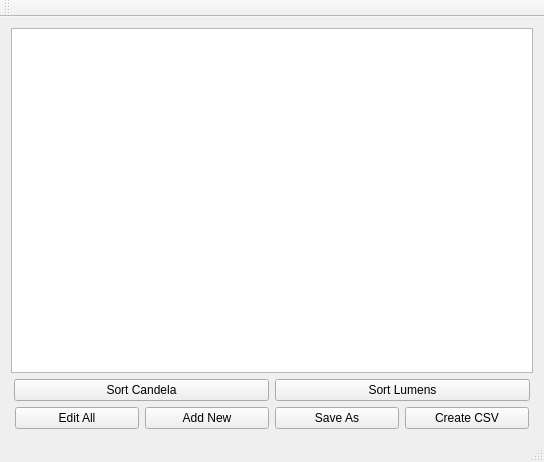
<?xml version="1.0" encoding="UTF-8"?>
<ui version="4.0">
 <class>MainWindow</class>
 <widget class="QMainWindow" name="MainWindow">
  <property name="enabled">
   <bool>true</bool>
  </property>
  <property name="geometry">
   <rect>
    <x>0</x>
    <y>0</y>
    <width>544</width>
    <height>462</height>
   </rect>
  </property>
  <property name="sizePolicy">
   <sizepolicy hsizetype="Preferred" vsizetype="Ignored">
    <horstretch>0</horstretch>
    <verstretch>0</verstretch>
   </sizepolicy>
  </property>
  <property name="maximumSize">
   <size>
    <width>16777215</width>
    <height>16777215</height>
   </size>
  </property>
  <property name="windowTitle">
   <string>Display All Fixtures</string>
  </property>
  <property name="windowIcon">
   <iconset resource="images.qrc">
    <normaloff>:/New folder/ColorSource-PAR_72.jpg</normaloff>:/New folder/ColorSource-PAR_72.jpg</iconset>
  </property>
  <widget class="QWidget" name="centralWidget">
   <property name="enabled">
    <bool>true</bool>
   </property>
   <property name="sizePolicy">
    <sizepolicy hsizetype="Expanding" vsizetype="Expanding">
     <horstretch>0</horstretch>
     <verstretch>26</verstretch>
    </sizepolicy>
   </property>
   <property name="maximumSize">
    <size>
     <width>16777215</width>
     <height>1024</height>
    </size>
   </property>
   <layout class="QVBoxLayout" name="verticalLayout">
    <item>
     <widget class="QTableWidget" name="tableWidget">
      <property name="sizePolicy">
       <sizepolicy hsizetype="MinimumExpanding" vsizetype="MinimumExpanding">
        <horstretch>29</horstretch>
        <verstretch>0</verstretch>
       </sizepolicy>
      </property>
      <property name="minimumSize">
       <size>
        <width>369</width>
        <height>0</height>
       </size>
      </property>
      <property name="maximumSize">
       <size>
        <width>16777215</width>
        <height>16777215</height>
       </size>
      </property>
      <property name="sizeAdjustPolicy">
       <enum>QAbstractScrollArea::AdjustToContents</enum>
      </property>
     </widget>
    </item>
    <item>
     <layout class="QHBoxLayout" name="horizontalLayout">
      <item>
       <spacer name="horizontalSpacer_2">
        <property name="orientation">
         <enum>Qt::Horizontal</enum>
        </property>
        <property name="sizeHint" stdset="0">
         <size>
          <width>40</width>
          <height>20</height>
         </size>
        </property>
       </spacer>
      </item>
      <item>
       <widget class="QPushButton" name="SortCandela">
        <property name="sizePolicy">
         <sizepolicy hsizetype="Fixed" vsizetype="Fixed">
          <horstretch>200</horstretch>
          <verstretch>0</verstretch>
         </sizepolicy>
        </property>
        <property name="minimumSize">
         <size>
          <width>255</width>
          <height>0</height>
         </size>
        </property>
        <property name="text">
         <string>Sort Candela</string>
        </property>
       </widget>
      </item>
      <item>
       <widget class="QPushButton" name="SortLumens">
        <property name="sizePolicy">
         <sizepolicy hsizetype="Fixed" vsizetype="Fixed">
          <horstretch>50</horstretch>
          <verstretch>0</verstretch>
         </sizepolicy>
        </property>
        <property name="minimumSize">
         <size>
          <width>255</width>
          <height>0</height>
         </size>
        </property>
        <property name="text">
         <string>Sort Lumens</string>
        </property>
       </widget>
      </item>
      <item>
       <spacer name="horizontalSpacer">
        <property name="orientation">
         <enum>Qt::Horizontal</enum>
        </property>
        <property name="sizeHint" stdset="0">
         <size>
          <width>40</width>
          <height>20</height>
         </size>
        </property>
       </spacer>
      </item>
     </layout>
    </item>
    <item>
     <layout class="QHBoxLayout" name="horizontalLayout_2">
      <property name="sizeConstraint">
       <enum>QLayout::SetDefaultConstraint</enum>
      </property>
      <item>
       <spacer name="horizontalSpacer_3">
        <property name="orientation">
         <enum>Qt::Horizontal</enum>
        </property>
        <property name="sizeHint" stdset="0">
         <size>
          <width>40</width>
          <height>20</height>
         </size>
        </property>
       </spacer>
      </item>
      <item>
       <widget class="QPushButton" name="editAllButton">
        <property name="sizePolicy">
         <sizepolicy hsizetype="Fixed" vsizetype="Fixed">
          <horstretch>0</horstretch>
          <verstretch>0</verstretch>
         </sizepolicy>
        </property>
        <property name="minimumSize">
         <size>
          <width>124</width>
          <height>0</height>
         </size>
        </property>
        <property name="text">
         <string>Edit All</string>
        </property>
       </widget>
      </item>
      <item>
       <widget class="QPushButton" name="addNewFixtureButton">
        <property name="minimumSize">
         <size>
          <width>124</width>
          <height>0</height>
         </size>
        </property>
        <property name="text">
         <string>Add New</string>
        </property>
       </widget>
      </item>
      <item>
       <widget class="QPushButton" name="saveFileButton">
        <property name="minimumSize">
         <size>
          <width>124</width>
          <height>0</height>
         </size>
        </property>
        <property name="text">
         <string>Save As</string>
        </property>
       </widget>
      </item>
      <item>
       <widget class="QPushButton" name="createCSVButton">
        <property name="minimumSize">
         <size>
          <width>124</width>
          <height>0</height>
         </size>
        </property>
        <property name="text">
         <string>Create CSV</string>
        </property>
       </widget>
      </item>
      <item>
       <spacer name="horizontalSpacer_4">
        <property name="orientation">
         <enum>Qt::Horizontal</enum>
        </property>
        <property name="sizeHint" stdset="0">
         <size>
          <width>40</width>
          <height>20</height>
         </size>
        </property>
       </spacer>
      </item>
     </layout>
    </item>
   </layout>
  </widget>
  <widget class="QToolBar" name="mainToolBar">
   <attribute name="toolBarArea">
    <enum>TopToolBarArea</enum>
   </attribute>
   <attribute name="toolBarBreak">
    <bool>false</bool>
   </attribute>
  </widget>
  <widget class="QStatusBar" name="statusBar"/>
 </widget>
 <layoutdefault spacing="6" margin="11"/>
 <resources>
  <include location="images.qrc"/>
 </resources>
 <connections/>
</ui>
